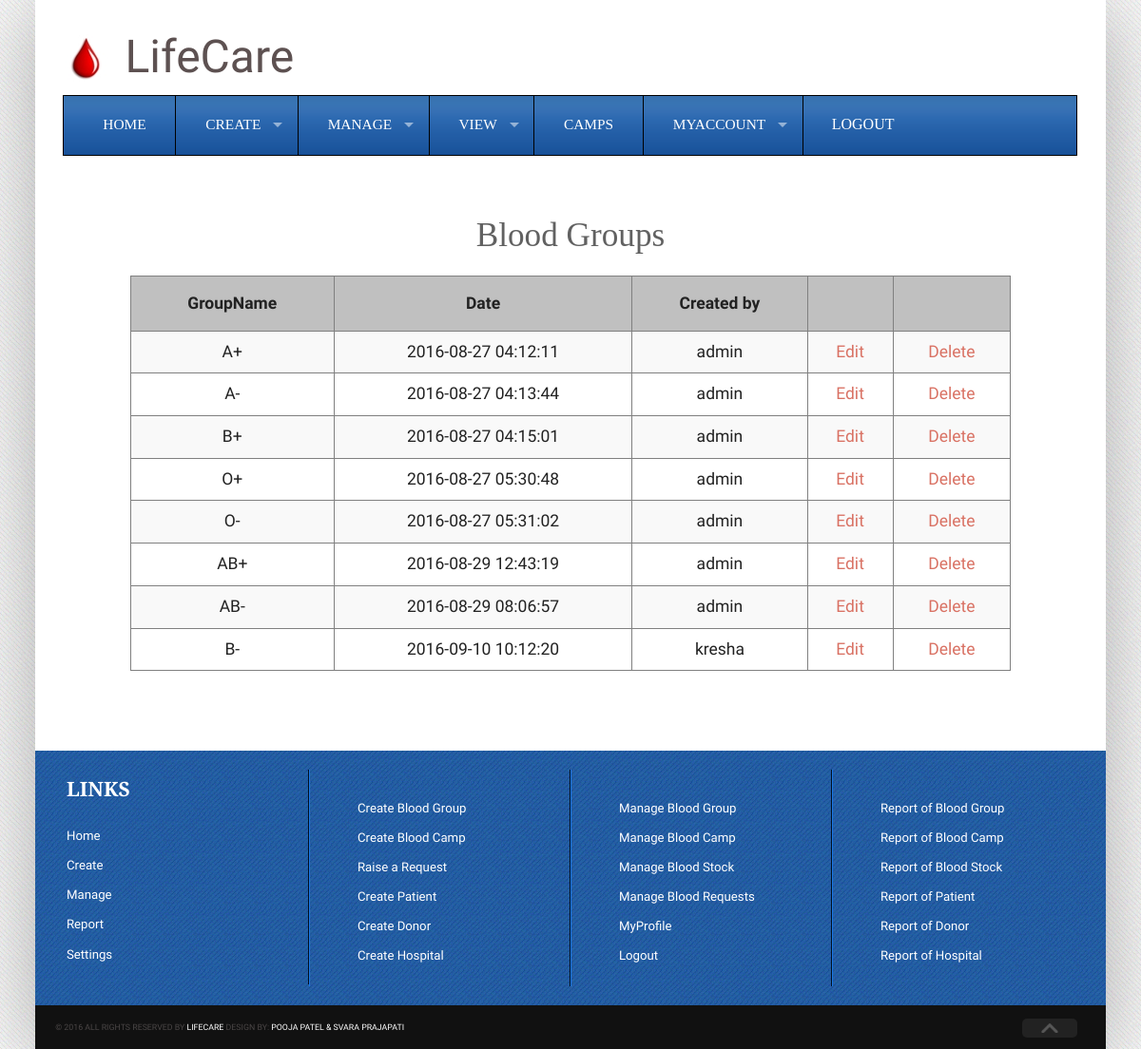
Page /Admin/mbloodgroup.php (signed in) on the committed database.
### tables this page shows
CREATE TABLE `tblbloodgroup` (
  `bgid` int(11) NOT NULL,
  `groupname` varchar(40) NOT NULL,
  `adminid` int(11) DEFAULT NULL,
  `cdate` datetime DEFAULT NULL
);

### Admin/mbloodgroup.php (the view, shortened to what this page needs)
<!DOCTYPE html>
<head>
<link rel="stylesheet" href="css/foundation.min.css">
<link rel="stylesheet" href="css/superfish.css">
<link rel="stylesheet" href="css/stylesheet.css">
<link rel="stylesheet" href="js/slider/flexslider.css">
<link rel="stylesheet" href="js/slider/flexcar.css">
</head>
<body>
<div class="wrapper">
  <div class="header">
    <div class="row">
      <div class="columns large-12  header-inner" style="height:100px"><br><image src="images/logo4.jpeg" style="margin:10px 15px 30px 0px"><font size="75px">LifeCare</font></div>
      <div class="columns large-12">
        <nav>
          <section>
            <ul class="sf-menu large-12">
              <li class="active"><a href="adminhome.php">Home</a></li>
              <li><a href="create.php">Create</a>
			  </li>
              <li><a href="manage.php">Manage</a>
			  </li>
              <li><a href="report.php">View</a>
			  </li>
			  <li class="active"><a href="camps.php">Camps</a></li>
               <li><a href="#">MyAccount</a>
			  </li>
			  <li><form method="POST" action="" name="formhome"><input type="submit" value="LOGOUT" name="btnlogout" id="btnlogout"/></form>
			  </li>
            </ul>
          </section>
        </nav>
      </div>
    </div>
	<br>
	<div>
	<br>
	<center><h3>Blood Groups</h3></center>
	</div>
	<div  style="min-height:500px;margin-left:100px;margin-right:100px">
	<center>
	  <?php
			echo "<table style=\"width:100%\"><tr><th style=\"padding:15px\">GroupName</th><th>Date</th><th>Created by </th><th></th><th></th></tr>";
			$sql="Select * from tblbloodgroup,tbladmin where tbladmin.adminid=tblbloodgroup.adminid";
			$con=mysqli_connect(@"localhost","root","","dblifecare");
			$result=mysqli_query($con,$sql);
			while($line=mysqli_fetch_array($result))
			{
				echo "<tr>";
				echo "<td style=\"padding:12px\">";
				echo $line['groupname'];
				echo "</td>";
				echo "<td>";
				echo $line['cdate'];
				echo "</td>";
				echo "<td>";
				echo $line['username'];
				echo "</td>";
				$id=$line['bgid'];
				echo "<td>";
				echo "<a href=\"updatebg.php?id=$id\">Edit</a>";
				echo "</td>";
				$id=$line['bgid'];
				echo "<td>";
				echo "<a href=\"deletebg.php?did=$id\">Delete</a>";
				echo "</td>";
				echo "</tr>";
			}
				echo "</table>";
		?>
	</center>
    </div>
    <footer class="footer">
      <div class="row">
        <div class="columns large-12 footer-inner">
          <div class="row">
            <div class="columns large-3 box">
              <div class="">
                <h2 class="footer-title">Links</h2>
                <ul>
                  <li><a href="adminhome.php">Home</a></li>
                  <li><a href="create.php">Create</a></li>
                  <li><a href="manage.php">Manage</a></li>
                  <li><a href="report.php">Report</a></li>
                  <li><a href="settings.php">Settings</a></li>
                </ul>
              </div>
            </div>
            <div class="columns large-3 box">
              <div>
                <h2 class="footer-title"></h2>
                <ul>
                  <li><a href="cbloodgroup.php">Create Blood Group</a></li>
                  <li><a href="cbloodcamp.php">Create Blood Camp</a></li>
                  <li><a href="crequest.php">Raise a Request</a></li>
                  <li><a href="cpatient.php">Create Patient</a></li>
                  <li><a href="cdonor.php">Create Donor</a></li>
                  <li><a href="chospital.php">Create Hospital</a></li>
                </ul>
              </div>
            </div>
			<div class="columns large-3 box">
              <div>
                <h2 class="footer-title"></h2>
                <ul>
                  <li><a href="mbloodgroup.php">Manage Blood Group</a></li>
                  <li><a href="mbloodcamp.php">Manage Blood Camp</a></li>
                  <li><a href="mbloodstock.php">Manage Blood Stock</a></li>
                  <li><a href="mbloodrequest.php">Manage Blood Requests</a></li>
				  <li><a href="myprofile.php">MyProfile</a></li>
				  <li><a href="home.php">Logout</a></li>
                </ul>
              </div>
            </div>
            <div class="columns large-3 box">
              <div>
                <h2 class="footer-title"></h2>
				<ul>
				  <li><a href="rbloodgroup.php">Report of Blood Group</a></li>
                  <li><a href="rbloodcamp.php">Report of Blood Camp</a></li>
                  <li><a href="rbloodstock.php">Report of Blood Stock</a></li>
                  <li><a href="rpatient.php">Report of Patient</a></li>
                  <li><a href="rdonor.php">Report of Donor</a></li>
                  <li><a href="rhospital.php">Report of Hospital</a></li>
				</ul>
              </div>
            </div>
          </div>
        </div>
      </div>
    </footer>
    <div class="credit-row">
      <div class="row">
        <div class="columns large-11 credit">&copy; 2016 All rights reserved by <a href="#">LifeCare</a> Design by: <a href="#">POOJA PATEL & SVARA PRAJAPATI</a></div>
        <div class="columns large-1"><img src="images/toparrow.png" alt="" class="scrollToTop"></div>
      </div>
    </div>
  </div>
</div>
</body>
</html>

### Admin/css/superfish.css (style rules this page uses)
.sf-menu, .sf-menu * { margin: 0; padding: 0; list-style: none; }
.sf-menu li { position: relative; }
.sf-menu > li { float: left; }
.sf-menu a { display: block; position: relative; }
.sf-menu { float: left; margin-bottom: 1em; }
.sf-menu a { border-left: 1px solid #fff; border-top: 1px solid #dFeEFF; border-top: 1px solid rgba(255,255,255,.5); padding: .75em 1em; text-decoration: none; zoom: 1; }
.sf-menu a { color: #13a; }
.sf-menu li { background: #BDD2FF; white-space: nowrap; *white-space: normal; -webkit-transition: background .2s; transition: background .2s; }
.sf-arrows .sf-with-ul { padding-right: 2.5em; *padding-right: 1em; }
.sf-arrows .sf-with-ul:after { content: ''; position: absolute; top: 50%; right: 1em; margin-top: -3px; height: 0; width: 0; border: 5px solid transparent; border-top-color: #dFeEFF; border-top-color: rgba(255,255,255,.5); }

### Admin/css/stylesheet.css (style rules this page uses)
.row { width: 100%; }
body { font-size: 1.1em; line-height: 1.5em; color: #5d5151; font-family:'Droid Sans', serif; background-color: #f6f6f6; background-image: url('../images/bg.png'); }
h1,h2,h3,h4,h5,h6 { color:rgb(97, 97, 97); font-family: 'Droid Serif', serif; font-size: 2.0em; font-weight: normal; }
a { color: #d97163; }
.wrapper { background: #fff; max-width:64em; margin: auto; box-shadow: 0 10px 80px rgba(0,0,0,.3); -webkit-box-shadow: 0 10px 80px rgba(0,0,0,.3); -moz-box-shadow: 0 10px 80px rgba(0,0,0,.3); -o-box-shadow: 0 10px 80px rgba(0,0,0,.3); }
.sf-menu { margin-bottom: 0; background:#007ebf url('../images/menubg.png') repeat-x top; padding-left: 10px; padding-right: 10px; border:1px solid #000; }
.sf-menu li { background: url('../images/menubg.png'); border-right: 1px solid #000; }
.sf-menu li:last-child { border: 0; }
.sf-menu a { color: #fff; border:none; font-family: 'Droid Serif',serif; text-transform: uppercase; font-size: .875em; font-weight: normal; padding-top:1.2em; padding-bottom: 1.2em; padding-left: 2em; padding-right: 2em; }
footer.footer { background:url('../images/footerbg.png'); padding: 20px 0 20px 0; color: #c5c5c5; }
h2.footer-title { color: #fff; padding-bottom: 20px; font-size: 1.6em; font-weight: bold; text-transform: uppercase; margin-bottom: 0; }
.footer-inner { font-size: .75em; color: #fff; }
.footer-inner .box { border-right:1px solid #011021; border-left:1px solid #1a78e7; padding-left: 50px; padding-right: 50px; }
.footer-inner .box:first-child { padding-left: 20px; border-left: 0; }
.footer-inner .box:last-child { border-right: 0; padding-right: 20px; }
footer ul li { display: block; padding: 5px 0; }
.footer ul li a { color: #fff; }
footer ul li:last-child { border-bottom: 0; }
footer ul li a { color: #222; font-weight: normal; }
.credit-row { background: #111; padding: 10px 0; }
.credit { font-size: .5em; color: #4a4646; text-transform: uppercase; }
.credit a { color: #fff; }
img.scrollToTop { padding:5px 20px; background: #222; border-radius: 5px; cursor: pointer; }

### Admin/mbloodgroup.php (style rules this page uses)
#btnlogout { background:#007ebf url('../images/menubg.png') repeat-x top; font-family: 'Droid Serif',serif;text-transform: uppercase; font-size:0.875em; font-weight: normal; border: none; color:white; padding: 21px 30px; text-align: center; text-decoration: none; display: inline-block; font-size: 16px;"/> }
th, td { border:0.5px solid gray; text-align:center; font-size:20px; }
table { border:0.5px solid gray; border-collapse:collapse; font-size:20px; }
th { background-color: silver; }

### rows in the picture
tblbloodgroup: groupname "A+", cdate "2016-08-27 04:12:11", adminid.username "admin"
tblbloodgroup: groupname "A-", cdate "2016-08-27 04:13:44", adminid.username "admin"
tblbloodgroup: groupname "B+", cdate "2016-08-27 04:15:01", adminid.username "admin"
tblbloodgroup: groupname "O+", cdate "2016-08-27 05:30:48", adminid.username "admin"
tblbloodgroup: groupname "O-", cdate "2016-08-27 05:31:02", adminid.username "admin"
tblbloodgroup: groupname "AB+", cdate "2016-08-29 12:43:19", adminid.username "admin"
tblbloodgroup: groupname "AB-", cdate "2016-08-29 08:06:57", adminid.username "admin"
tblbloodgroup: groupname "B-", cdate "2016-09-10 10:12:20", adminid.username "kresha"
